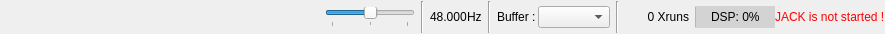
<?xml version="1.0" encoding="UTF-8"?>
<ui version="4.0">
 <class>Form</class>
 <widget class="QWidget" name="Form">
  <property name="geometry">
   <rect>
    <x>0</x>
    <y>0</y>
    <width>885</width>
    <height>34</height>
   </rect>
  </property>
  <property name="windowTitle">
   <string>Form</string>
  </property>
  <property name="styleSheet">
   <string notr="true">QProgressBar{
border-radius: 0px;
text-align:center;
background-color:  rgba(50%, 50%, 50%, 25%);
}</string>
  </property>
  <layout class="QHBoxLayout" name="horizontalLayout">
   <property name="spacing">
    <number>0</number>
   </property>
   <property name="topMargin">
    <number>1</number>
   </property>
   <property name="rightMargin">
    <number>0</number>
   </property>
   <property name="bottomMargin">
    <number>1</number>
   </property>
   <item>
    <spacer name="horizontalSpacer">
     <property name="orientation">
      <enum>Qt::Horizontal</enum>
     </property>
     <property name="sizeHint" stdset="0">
      <size>
       <width>40</width>
       <height>20</height>
      </size>
     </property>
    </spacer>
   </item>
   <item>
    <widget class="ZoomSlider" name="sliderZoom">
     <property name="maximumSize">
      <size>
       <width>90</width>
       <height>16777215</height>
      </size>
     </property>
     <property name="mouseTracking">
      <bool>true</bool>
     </property>
     <property name="toolTip">
      <string/>
     </property>
     <property name="styleSheet">
      <string notr="true">QSlider:focus{
    border: none;
}


QSlider::handle:horizontal{

	 image: url(:scalable/breeze/zoom-centered.svg);
}</string>
     </property>
     <property name="minimum">
      <number>0</number>
     </property>
     <property name="maximum">
      <number>1000</number>
     </property>
     <property name="singleStep">
      <number>10</number>
     </property>
     <property name="pageStep">
      <number>10</number>
     </property>
     <property name="value">
      <number>500</number>
     </property>
     <property name="tracking">
      <bool>true</bool>
     </property>
     <property name="orientation">
      <enum>Qt::Horizontal</enum>
     </property>
     <property name="invertedAppearance">
      <bool>false</bool>
     </property>
     <property name="invertedControls">
      <bool>false</bool>
     </property>
     <property name="tickPosition">
      <enum>QSlider::TicksBelow</enum>
     </property>
     <property name="tickInterval">
      <number>500</number>
     </property>
    </widget>
   </item>
   <item>
    <spacer name="horizontalSpacer_5">
     <property name="orientation">
      <enum>Qt::Horizontal</enum>
     </property>
     <property name="sizeType">
      <enum>QSizePolicy::Fixed</enum>
     </property>
     <property name="sizeHint" stdset="0">
      <size>
       <width>6</width>
       <height>20</height>
      </size>
     </property>
    </spacer>
   </item>
   <item>
    <widget class="Line" name="lineSep1">
     <property name="orientation">
      <enum>Qt::Vertical</enum>
     </property>
    </widget>
   </item>
   <item>
    <spacer name="horizontalSpacer_6">
     <property name="orientation">
      <enum>Qt::Horizontal</enum>
     </property>
     <property name="sizeType">
      <enum>QSizePolicy::Fixed</enum>
     </property>
     <property name="sizeHint" stdset="0">
      <size>
       <width>6</width>
       <height>20</height>
      </size>
     </property>
    </spacer>
   </item>
   <item>
    <widget class="QLabel" name="labelSamplerate">
     <property name="font">
      <font>
       <pointsize>9</pointsize>
      </font>
     </property>
     <property name="toolTip">
      <string>JACK Samplerate</string>
     </property>
     <property name="text">
      <string>48.000</string>
     </property>
    </widget>
   </item>
   <item>
    <widget class="QLabel" name="labelSamplerateUnits">
     <property name="font">
      <font>
       <pointsize>9</pointsize>
      </font>
     </property>
     <property name="text">
      <string>Hz</string>
     </property>
    </widget>
   </item>
   <item>
    <spacer name="horizontalSpacer_4">
     <property name="orientation">
      <enum>Qt::Horizontal</enum>
     </property>
     <property name="sizeType">
      <enum>QSizePolicy::Fixed</enum>
     </property>
     <property name="sizeHint" stdset="0">
      <size>
       <width>6</width>
       <height>20</height>
      </size>
     </property>
    </spacer>
   </item>
   <item>
    <widget class="Line" name="lineSep2">
     <property name="orientation">
      <enum>Qt::Vertical</enum>
     </property>
    </widget>
   </item>
   <item>
    <spacer name="horizontalSpacer_7">
     <property name="orientation">
      <enum>Qt::Horizontal</enum>
     </property>
     <property name="sizeType">
      <enum>QSizePolicy::Fixed</enum>
     </property>
     <property name="sizeHint" stdset="0">
      <size>
       <width>6</width>
       <height>20</height>
      </size>
     </property>
    </spacer>
   </item>
   <item>
    <widget class="QLabel" name="labelBuffer">
     <property name="font">
      <font>
       <pointsize>9</pointsize>
      </font>
     </property>
     <property name="text">
      <string>Buffer :</string>
     </property>
    </widget>
   </item>
   <item>
    <spacer name="horizontalSpacer_8">
     <property name="orientation">
      <enum>Qt::Horizontal</enum>
     </property>
     <property name="sizeType">
      <enum>QSizePolicy::Fixed</enum>
     </property>
     <property name="sizeHint" stdset="0">
      <size>
       <width>2</width>
       <height>20</height>
      </size>
     </property>
    </spacer>
   </item>
   <item>
    <widget class="QComboBox" name="comboBoxBuffer">
     <property name="maximumSize">
      <size>
       <width>16777215</width>
       <height>16777215</height>
      </size>
     </property>
     <property name="font">
      <font>
       <pointsize>9</pointsize>
      </font>
     </property>
     <property name="styleSheet">
      <string notr="true">QCombobox{align:right}</string>
     </property>
    </widget>
   </item>
   <item>
    <spacer name="horizontalSpacer_3">
     <property name="orientation">
      <enum>Qt::Horizontal</enum>
     </property>
     <property name="sizeType">
      <enum>QSizePolicy::Fixed</enum>
     </property>
     <property name="sizeHint" stdset="0">
      <size>
       <width>6</width>
       <height>20</height>
      </size>
     </property>
    </spacer>
   </item>
   <item>
    <widget class="Line" name="lineSep3">
     <property name="orientation">
      <enum>Qt::Vertical</enum>
     </property>
    </widget>
   </item>
   <item>
    <widget class="QPushButton" name="pushButtonXruns">
     <property name="minimumSize">
      <size>
       <width>70</width>
       <height>0</height>
      </size>
     </property>
     <property name="font">
      <font>
       <pointsize>9</pointsize>
      </font>
     </property>
     <property name="toolTip">
      <string>Number of audio Xruns. Click on it to reset them.</string>
     </property>
     <property name="styleSheet">
      <string notr="true">QPushButton{border:none; text-align:right}
QPushButton::hover{border: 1 px solid grey;text-align:right}</string>
     </property>
     <property name="text">
      <string>0 Xruns</string>
     </property>
    </widget>
   </item>
   <item>
    <spacer name="horizontalSpacer_2">
     <property name="orientation">
      <enum>Qt::Horizontal</enum>
     </property>
     <property name="sizeType">
      <enum>QSizePolicy::Fixed</enum>
     </property>
     <property name="sizeHint" stdset="0">
      <size>
       <width>6</width>
       <height>20</height>
      </size>
     </property>
    </spacer>
   </item>
   <item>
    <widget class="ProgressBarDsp" name="progressBarDsp">
     <property name="maximumSize">
      <size>
       <width>80</width>
       <height>16777215</height>
      </size>
     </property>
     <property name="font">
      <font>
       <pointsize>9</pointsize>
      </font>
     </property>
     <property name="styleSheet">
      <string notr="true"/>
     </property>
     <property name="value">
      <number>0</number>
     </property>
     <property name="format">
      <string>DSP: %p%</string>
     </property>
    </widget>
   </item>
   <item>
    <widget class="QLabel" name="labelJackNotStarted">
     <property name="text">
      <string>&lt;p style=&quot;color:red&quot;&gt;JACK is not started !&lt;/p&gt;</string>
     </property>
    </widget>
   </item>
  </layout>
 </widget>
 <customwidgets>
  <customwidget>
   <class>ZoomSlider</class>
   <extends>QSlider</extends>
   <header>..surclassed_widgets</header>
  </customwidget>
  <customwidget>
   <class>ProgressBarDsp</class>
   <extends>QProgressBar</extends>
   <header>..surclassed_widgets</header>
  </customwidget>
 </customwidgets>
 <resources>
  <include location="../resources.qrc"/>
 </resources>
 <connections/>
</ui>
